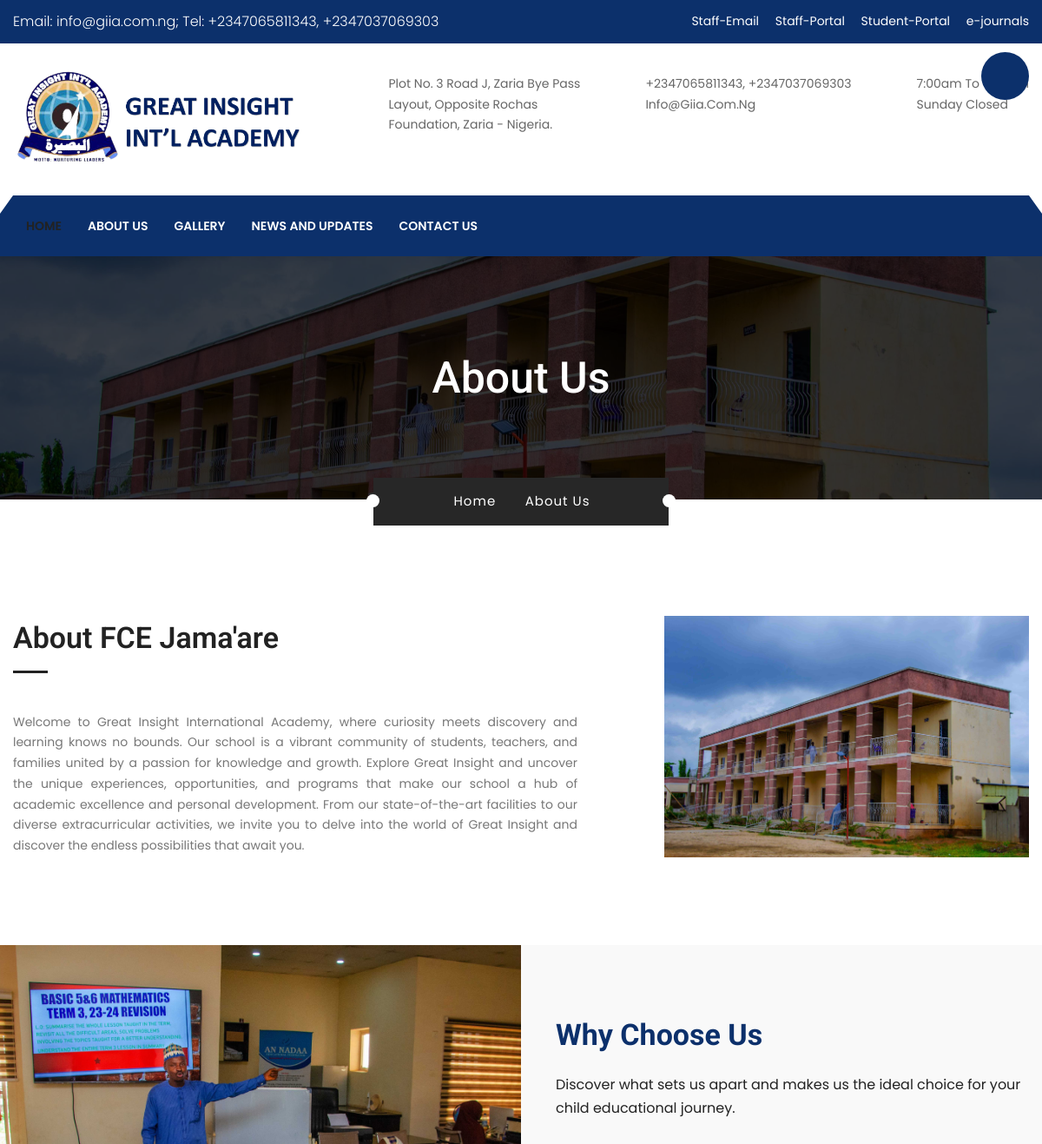
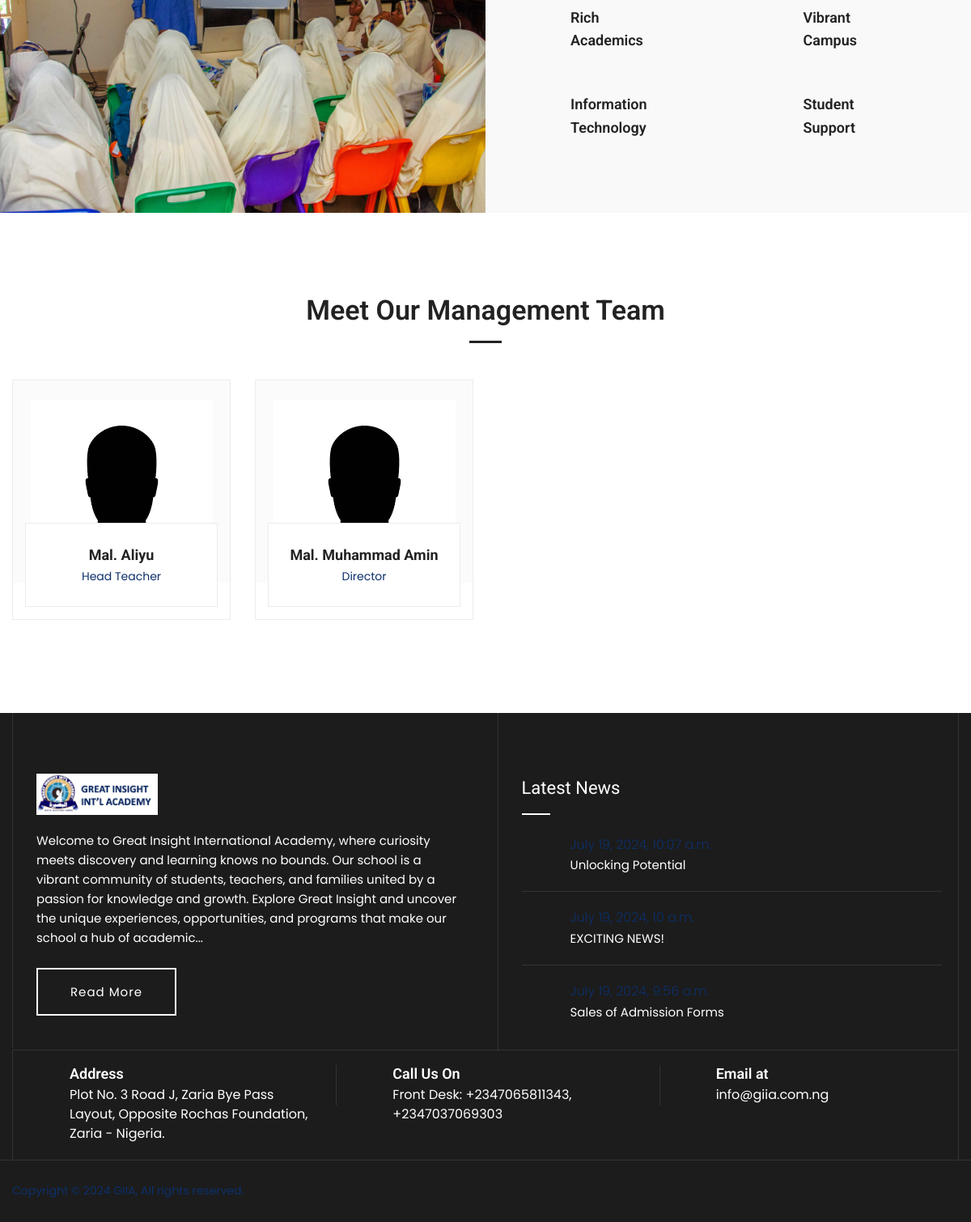
/about, run on the app's committed database (2 pictures, top to bottom).
### website/models.py (models this page shows, shortened)
class GeneralInformation(models.Model):
    phone_number = models.CharField(max_length=200)
    email = models.CharField(max_length=200)
    preamble = models.TextField()
    logo = models.ImageField(upload_to='pics', null=True)
    footer_logo = models.ImageField(upload_to='pics', null=True)
    address = models.CharField(max_length=500, null=True)

class Picture(models.Model):
    title = models.CharField(max_length=200)
    image = models.ImageField(upload_to='pics')

class Paragraph(models.Model):
    title = models.CharField(max_length=200)
    content = models.TextField()

class Staff(models.Model):
    name = models.CharField(max_length=200)
    facebook = models.CharField(max_length=200)
    twitter = models.CharField(max_length=200)
    instagram = models.CharField(max_length=200)
    email = models.CharField(max_length=200)
    designation = models.TextField()
    background = models.TextField(null=True, blank=True)
    image = models.ImageField(upload_to='pics')

class Blog(models.Model):
    title = models.CharField(max_length=200)
    content = models.TextField()
    image = models.ImageField(upload_to='pics')
    posted = models.DateTimeField(auto_now_add=True)
    news_file = models.FileField(upload_to='website files', null=True)
    class Meta:
        ordering = ('-posted',)

### website/views.py (the view)
# urls.py: path('about', views.about, name='about'),
def about(request):
    return render(request, 'website/about.html')

### website/templates/website/about.html (shortened to what this page needs)
{% extends 'website/base.html' %}
{% load static %}
{% block content %}
<div class="page-wrapper">
    {% include 'website/header.html'%}
    <section class="page-title" style="background-image:url('{{about_header_bg.image.url}}');">
    	<div class="auto-container">
        	<h2>About Us</h2>
        </div>
    </section>
    <div class="breadcrumb-outer">
    	<div class="auto-container">
        	<ul class="bread-crumb text-center">
            	<li><a href="index-2.html">Home</a> <span class="fa fa-angle-right"></span></li>
                <li>About Us</li>
            </ul>
        </div>
    </div>
    <section class="about-section-two">
        <div class="auto-container">
            <div class="row clearfix">
                <div class="column col-lg-7 col-md-12 col-sm-12">
                    <div class="about-content-box">
                        <div class="sec-title">
                            <h2>About FCE Jama'are</h2>
                        </div>
                        <div class="text-justify">{{data.preamble}}</div>
                    </div>
                </div>
                <div class="column col-lg-5 col-md-12 col-sm-12">
                    <div class="image-box">
                        <figure class="image">
                            <img src="{{about1.image.url}}" alt="" />
                        </figure>
                    </div>
                </div>
            </div>
        </div>
    </section>
    <section class="fluid-section-one">
        <div class="outer-container clearfix">
            <div class="image-column" style="background-image:url('{{choose1.image.url}}');">
            </div>
            <div class="content-column">
                <div class="inner-column">
                    <h2>Why Choose Us</h2>
                    <div class="text">{{choose_p.content}}</div>
                    <div class="row clearfix">
                        <div class="column col-lg-6 col-md-6 col-sm-12">
                            <div class="featured-block">
                                <div class="feature-inner">
                                    <div class="icon-box">
                                        <span class="icon flaticon-graph"></span>
                                    </div>
                                    <h3>Rich <br> Academics</h3>
                                </div>
                            </div>
                        </div>
                        <div class="column col-lg-6 col-md-6 col-sm-12">
                            <div class="featured-block">
                                <div class="feature-inner">
                                    <div class="icon-box">
                                        <span class="icon flaticon-time-1"></span>
                                    </div>
                                    <h3>Vibrant <br> Campus</h3>
                                </div>
                            </div>
                        </div>
                        <div class="column col-lg-6 col-md-6 col-sm-12">
                            <div class="featured-block">
                                <div class="feature-inner">
                                    <div class="icon-box">
                                        <span class="icon flaticon-graphic-1"></span>
                                    </div>
                                    <h3>Information <br> Technology</h3>
                                </div>
                            </div>
                        </div>
                        <div class="column col-lg-6 col-md-6 col-sm-12">
                            <div class="featured-block">
                                <div class="feature-inner">
                                    <div class="icon-box">
                                        <span class="icon flaticon-analytics"></span>
                                    </div>
                                    <h3>Student <br> Support</h3>
                                </div>
                            </div>
                        </div>
                    </div>
                </div>
            </div>
        </div>
    </section>
    <section class="team-section">
        <div class="auto-container">
            <div class="sec-title centered">
                <h2>Meet Our Management Team</h2>
            </div>
            <div class="row clearfix">
                {% for staff in staffs%}
                <div class="team-member col-lg-3 col-md-6 col-sm-12">
                    <div class="inner-box wow fadeIn" data-wow-delay="0ms" data-wow-duration="1500ms">
                        <div class="image-box">
                            <figure class="image"><img src="{{staff.image.url}}" alt=""></figure>
                            <ul class="social-icon-two">
                            </ul>
                        </div>
                        <div class="lower-content">
                            <h6><a href="{% url 'staff-single' staff.id %}">{{staff.name}}</a></h6>
                            <div class="designation">{{staff.designation}}</div>
                        </div>
                    </div>
                </div>
                {% endfor %}
            </div>
        </div>
    </section>
    {% include 'website/footer.html' %}
</div>
{%endblock content%}

### website/templates/website/base.html (shortened to what this page needs)
{% load static %}
<!DOCTYPE html>
<html>
<head>
<link href="{% static 'website/css/bootstrap.css' %}" rel="stylesheet">
<link href="{% static 'website/css/style.css' %}" rel="stylesheet">
<link href="{% static 'website/css/slick.css' %}" rel="stylesheet">
<link href="{% static 'website/css/responsive.css' %}" rel="stylesheet">
<link href="{% static 'website/css/color-switcher-design.css' %}" rel="stylesheet">
<link id="theme-color-file" href="{% static 'website/css/color-themes/default-theme.css' %}" rel="stylesheet">
</head>
<body class="hidden-bar-wrapper">
{% block content %}
{% endblock content %}
</body>
</html>

### website/templates/website/header.html (shortened to what this page needs)
{% load static %}
<header class="main-header header-style-two">
    <div class="header-top">
        <div class="auto-container">
            <div class="clearfix">
                <div class="top-left">
                    <div class="text">Email: {{data.email}}; Tel: {{data.phone_number}}</div>
                </div>
                <div class="top-right">
                    <ul class="social-box">
                        <li><a href="#"><span class="fa fa-facebook"></span></a></li>
                        <li><a href="#"><span class="fa fa-twitter"></span></a></li>
                        <li><a href="#"><span class="fa fa-google-plus"></span></a></li>
                        <li><a href="#"><span class="fa fa-linkedin"></span></a></li>
                        <li><a href="https://mail.fcejamaare.edu.ng" target="_blank">Staff-Email</span></a></li>
                        <li><a href="" target="_blank">Staff-Portal</span></a></li>
                        <li><a href="" target="_blank">Student-Portal</span></a></li>
                        <li><a href="" target="_blank">e-journals</span></a></li>
                    </ul>
                </div>
            </div>
        </div>
    </div>
    <div class="header-upper">
        <div class="auto-container">
            <div class="clearfix">
                <div class="pull-left logo-box">
                    <div class="logo"><a href="{% url 'home' %}"><img src="{{data.logo.url}}" alt="" title="" style="width: 350px;"></a></div>
                </div>
                <div class="pull-right upper-right clearfix">
                    <div class="upper-column info-box">
                        <div class="icon-box"><span class="flaticon-pin"></span></div>
                        <ul>
                            <li>{{data.address|slice:"0:33"}} <br>{{data.address|slice:"33:58"}} <br>{{data.address|slice:"58:"}} </li>
                        </ul>
                    </div>
                    <div class="upper-column info-box">
                        <div class="icon-box"><span class="flaticon-technology-1"></span></div>
                        <ul>
                            <li>{{data.phone_number}} <br> {{data.email}}</li>
                        </ul>
                    </div>
                    <div class="upper-column info-box">
                        <div class="icon-box"><span class="flaticon-clock"></span></div>
                        <ul>
                            <li>7:00am to 6:00pm <br> Sunday Closed</li>
                        </ul>
                    </div>
                </div>
            </div>
        </div>
    </div>
    <div class="nav-toggler">
       <div class="nav-btn"><button class="hidden-bar-opener"><span class="icon flaticon-menu"></span></button></div>
    </div>
    <div class="header-lower">
        <div class="auto-container">
            <div class="nav-outer clearfix">
                <nav class="main-menu navbar-expand-md">
                    <div class="navbar-collapse collapse clearfix" id="navbarSupportedContent">
                        <ul class="navigation clearfix">
                            <li class="current"><a href="{% url 'home' %}">Home</a></li>
                            <li><a href="{% url 'about'%}">About Us</a></li>
                            <li class=""><a href="{% url 'gallery' %}">Gallery</a></li>
                            <li class=""><a href="{% url 'news' %}">News and Updates</a></li>
                            <li><a href="{%url 'website-contact'%}">Contact us</a></li>
                        </ul>
                    </div>
                </nav>
                <div class="outer-box clearfix">
                    <div class="option-box">
                        <div class="search-box-outer">
                            <div class="dropdown">
                                <button class="search-box-btn dropdown-toggle" type="button" id="dropdownMenu3" data-toggle="dropdown" aria-haspopup="true" aria-expanded="false"><span class="fa fa-search"></span></button>
                            </div>
                        </div>
                    </div>
                </div>
                <div class="side-curve"></div>
            </div>
        </div>
    </div>
</header>

### website/templates/website/footer.html
{% load static %}
<div class="bottom-parallax">
    <footer class="main-footer">
        <div class="auto-container">
            <div class="widgets-section">
                <div class="row clearfix">
                    <div class="footer-column col-lg-6 col-md-6 col-sm-12">
                        <div class="footer-widget logo-widget">
                            <div class="logo">
                                <a href="index-2.html"><img src="{{ data.footer_logo.url }}" alt="" style="width: 150px;" /></a>
                            </div>
                            <div class="text">{{data.preamble|slice:350}}...</div>
                            <a href="{% url 'about' %}" class="theme-btn btn-style-two">Read More</a>
                        </div>
                    </div>
                    <div class="footer-column col-lg-6 col-md-6 col-sm-12">
                        <div class="footer-widget news-widget">
                            <h5>Latest News</h5>
                            {%for blog in blogs%}
                            <div class="news-widget-block">
                                <div class="inner">
                                    <div class="icon flaticon-world"></div>
                                    <div class="post-date">{{blog.posted}}</div>
                                    <div class="text"><a href="{% url 'news-single' blog.id %}">{{blog.title}}</a></div>
                                </div>
                            </div>
                            {%endfor%}
                        </div>
                    </div>
                </div>
            </div>
            <div class="footer-info-section">
                <div class="row clearfix">
                    <div class="info-block col-md-4 col-sm-6 col-xs-12">
                        <div class="inner">
                            <div class="icon flaticon-pin"></div>
                            <h6>Address</h6>
                            <div class="text">{{data.address}}</div>
                        </div>
                    </div>
                    <div class="info-block col-md-4 col-sm-6 col-xs-12">
                        <div class="inner">
                            <div class="icon flaticon-technology-1"></div>
                            <h6>Call Us On</h6>
                            <div class="text">Front Desk: {{data.phone_number}}</div>
                        </div>
                    </div>
                    <div class="info-block col-md-4 col-sm-6 col-xs-12">
                        <div class="inner">
                            <div class="icon flaticon-web"></div>
                            <h6>Email at</h6>
                            <div class="text">{{data.email}}</div>
                        </div>
                    </div>
                </div>
            </div>
        </div>
        <div class="footer-bottom">
            <div class="auto-container">
                <div class="row clearfix">
                    <div class="column col-md-6 col-sm-12 col-xs-12">
                        <div class="copyright"><a target="_blank" href="#">Copyright © 2024 GIIA, All rights reserved.</a></div>
                    </div>
                </div>
            </div>
        </div>
    </footer>
</div>

### website/static/website/css/responsive.css (style rules this page uses)
@media only screen and (max-width: 5000px) { .page-wrapper { overflow:hidden; } }
@media only screen and (max-width: 1600px) { .main-menu .navigation > li { margin-right: 20px; } }
@media only screen and (max-width: 1400px) { .main-header .header-upper .logo-box { margin-right: 35px; } }
@media only screen and (max-width: 1400px) { .main-menu .navigation > li { margin-right: 14px; } }
@media only screen and (max-width: 1340px) { .page-wrapper { overflow:hidden; } }

### data on the page
GeneralInformation: email "info@giia.com.ng", phone_number "+2347065811343, +2347037069303", logo (picture), address "Plot No. 3 Road J, Zaria Bye Pass", address "Layout, Opposite Rochas", address "Foundation, Zaria - Nigeria.", email "Info@giia.com.ng", preamble "Welcome to Great Insight International Academy, where curiosity meets discovery and learning knows no bounds. Our school is a vibrant community of students, teachers, and families united by a passion for knowledge and growth. Explore Great Insight and uncover the unique experiences, opportunities, and programs that make our school a hub of academic excellence and personal development. From our state-of-the-art facilities to our diverse extracurricular activities, we invite you to delve into the world of Great Insight and discover the endless possibilities that await you.", footer_logo (picture), preamble "Welcome to Great Insight International Academy, where curiosity meets discovery and learning knows no bounds. Our school is a vibrant community of students, teachers, and families united by a passion for knowledge and growth. Explore Great Insight and uncover the unique experiences, opportunities, and programs that make our school a hub of academic", address "Plot No. 3 Road J, Zaria Bye Pass Layout, Opposite Rochas Foundation, Zaria - Nigeria."
Picture: image (picture)
Picture: image (picture)
Picture: image (picture)
Paragraph: content "Discover what sets us apart and makes us the ideal choice for your child educational journey."
Staff: image (picture), name "Mal. Aliyu", designation "Head Teacher"
Staff: image (picture), name "Mal. Muhammad Amin", designation "Director"
Blog: title "Unlocking Potential"
Blog: title "EXCITING NEWS!"
Blog: title "Sales of Admission Forms"
